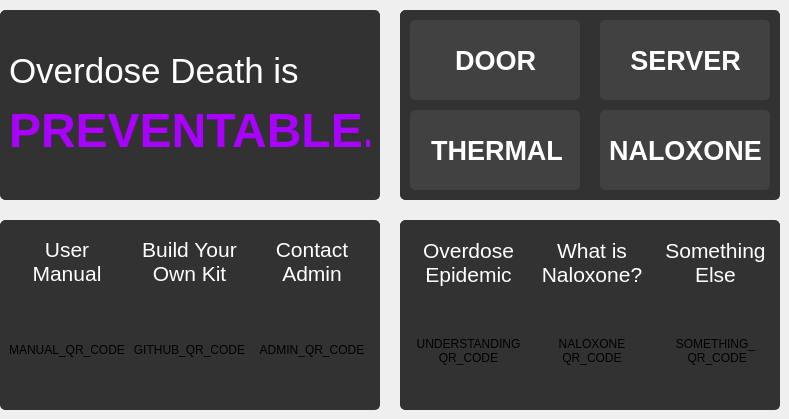
    <widget class="QWidget" name="homePage">
     <widget class="QFrame" name="frame">
      <property name="geometry">
       <rect>
        <x>400</x>
        <y>10</y>
        <width>380</width>
        <height>190</height>
       </rect>
      </property>
      <property name="styleSheet">
       <string notr="true">.QFrame{border-radius: 5px;background-color:rgb(50,50,50);border-color:rgb(50,50,50);border-width: 0.5px;border-style: solid;}</string>
      </property>
      <property name="frameShape">
       <enum>QFrame::StyledPanel</enum>
      </property>
      <property name="frameShadow">
       <enum>QFrame::Raised</enum>
      </property>
      <widget class="QFrame" name="doorStatusBarFrame">
       <property name="geometry">
        <rect>
         <x>10</x>
         <y>10</y>
         <width>170</width>
         <height>80</height>
        </rect>
       </property>
       <property name="minimumSize">
        <size>
         <width>170</width>
         <height>80</height>
        </size>
       </property>
       <property name="maximumSize">
        <size>
         <width>170</width>
         <height>80</height>
        </size>
       </property>
       <property name="styleSheet">
        <string notr="true">color:white;border-radius: 5px;background-color:rgb(65,65,65);border-color:rgb(65,65,65);border-width: 0.5px;border-style: solid;</string>
       </property>
       <property name="frameShape">
        <enum>QFrame::StyledPanel</enum>
       </property>
       <property name="frameShadow">
        <enum>QFrame::Raised</enum>
       </property>
       <widget class="QWidget" name="horizontalLayoutWidget_16">
        <property name="geometry">
         <rect>
          <x>10</x>
          <y>10</y>
          <width>151</width>
          <height>61</height>
         </rect>
        </property>
        <layout class="QHBoxLayout" name="horizontalLayout_26">
         <item>
          <spacer name="horizontalSpacer_21">
           <property name="orientation">
            <enum>Qt::Horizontal</enum>
           </property>
           <property name="sizeHint" stdset="0">
            <size>
             <width>40</width>
             <height>20</height>
            </size>
           </property>
          </spacer>
         </item>
         <item>
          <widget class="QLabel" name="doorStatusBox">
           <property name="enabled">
            <bool>true</bool>
           </property>
           <property name="minimumSize">
            <size>
             <width>0</width>
             <height>30</height>
            </size>
           </property>
           <property name="maximumSize">
            <size>
             <width>16777215</width>
             <height>30</height>
            </size>
           </property>
           <property name="font">
            <font>
             <pointsize>20</pointsize>
             <bold>true</bold>
            </font>
           </property>
           <property name="styleSheet">
            <string notr="true">color:white</string>
           </property>
           <property name="text">
            <string>DOOR</string>
           </property>
           <property name="alignment">
            <set>Qt::AlignCenter</set>
           </property>
          </widget>
         </item>
         <item>
          <spacer name="horizontalSpacer_22">
           <property name="orientation">
            <enum>Qt::Horizontal</enum>
           </property>
           <property name="sizeHint" stdset="0">
            <size>
             <width>40</width>
             <height>20</height>
            </size>
           </property>
          </spacer>
         </item>
        </layout>
       </widget>
      </widget>
      <widget class="QFrame" name="serverStatusBarFrame">
       <property name="geometry">
        <rect>
         <x>200</x>
         <y>10</y>
         <width>170</width>
         <height>80</height>
        </rect>
       </property>
       <property name="minimumSize">
        <size>
         <width>170</width>
         <height>80</height>
        </size>
       </property>
       <property name="maximumSize">
        <size>
         <width>170</width>
         <height>80</height>
        </size>
       </property>
       <property name="styleSheet">
        <string notr="true">color:white;border-radius: 5px;background-color:rgb(65,65,65);border-color:rgb(65,65,65);border-width: 0.5px;border-style: solid;</string>
       </property>
       <property name="frameShape">
        <enum>QFrame::StyledPanel</enum>
       </property>
       <property name="frameShadow">
        <enum>QFrame::Raised</enum>
       </property>
       <widget class="QWidget" name="horizontalLayoutWidget_18">
        <property name="geometry">
         <rect>
          <x>10</x>
          <y>10</y>
          <width>151</width>
          <height>61</height>
         </rect>
        </property>
        <layout class="QHBoxLayout" name="horizontalLayout_28">
         <item>
          <spacer name="horizontalSpacer_25">
           <property name="orientation">
            <enum>Qt::Horizontal</enum>
           </property>
           <property name="sizeHint" stdset="0">
            <size>
             <width>40</width>
             <height>20</height>
            </size>
           </property>
          </spacer>
         </item>
         <item>
          <widget class="QLabel" name="serverStatusBox">
           <property name="enabled">
            <bool>true</bool>
           </property>
           <property name="minimumSize">
            <size>
             <width>0</width>
             <height>30</height>
            </size>
           </property>
           <property name="maximumSize">
            <size>
             <width>16777215</width>
             <height>30</height>
            </size>
           </property>
           <property name="font">
            <font>
             <pointsize>20</pointsize>
             <bold>true</bold>
            </font>
           </property>
           <property name="styleSheet">
            <string notr="true">color:white</string>
           </property>
           <property name="text">
            <string>SERVER</string>
           </property>
           <property name="alignment">
            <set>Qt::AlignCenter</set>
           </property>
          </widget>
         </item>
         <item>
          <spacer name="horizontalSpacer_26">
           <property name="orientation">
            <enum>Qt::Horizontal</enum>
           </property>
           <property name="sizeHint" stdset="0">
            <size>
             <width>40</width>
             <height>20</height>
            </size>
           </property>
          </spacer>
         </item>
        </layout>
       </widget>
      </widget>
      <widget class="QFrame" name="naloxoneStatusBarFrame">
       <property name="geometry">
        <rect>
         <x>200</x>
         <y>100</y>
         <width>170</width>
         <height>80</height>
        </rect>
       </property>
       <property name="minimumSize">
        <size>
         <width>170</width>
         <height>80</height>
        </size>
       </property>
       <property name="maximumSize">
        <size>
         <width>170</width>
         <height>80</height>
        </size>
       </property>
       <property name="styleSheet">
        <string notr="true">color:white;border-radius: 5px;background-color:rgb(65,65,65);border-color:rgb(65,65,65);border-width: 0.5px;border-style: solid;</string>
       </property>
       <property name="frameShape">
        <enum>QFrame::StyledPanel</enum>
       </property>
       <property name="frameShadow">
        <enum>QFrame::Raised</enum>
       </property>
       <widget class="QWidget" name="horizontalLayoutWidget_19">
        <property name="geometry">
         <rect>
          <x>0</x>
          <y>10</y>
          <width>171</width>
          <height>61</height>
         </rect>
        </property>
        <layout class="QHBoxLayout" name="horizontalLayout_29">
         <item>
          <widget class="QLabel" name="naloxoneStatusBox">
           <property name="enabled">
            <bool>true</bool>
           </property>
           <property name="minimumSize">
            <size>
             <width>0</width>
             <height>30</height>
            </size>
           </property>
           <property name="maximumSize">
            <size>
             <width>16777215</width>
             <height>30</height>
            </size>
           </property>
           <property name="font">
            <font>
             <pointsize>20</pointsize>
             <bold>true</bold>
            </font>
           </property>
           <property name="styleSheet">
            <string notr="true">color:white</string>
           </property>
           <property name="text">
            <string>NALOXONE</string>
           </property>
           <property name="alignment">
            <set>Qt::AlignCenter</set>
           </property>
          </widget>
         </item>
        </layout>
       </widget>
      </widget>
      <widget class="QFrame" name="thermalStatusBarFrame">
       <property name="geometry">
        <rect>
         <x>10</x>
         <y>100</y>
         <width>170</width>
         <height>80</height>
        </rect>
       </property>
       <property name="minimumSize">
        <size>
         <width>170</width>
         <height>80</height>
        </size>
       </property>
       <property name="maximumSize">
        <size>
         <width>170</width>
         <height>80</height>
        </size>
       </property>
       <property name="styleSheet">
        <string notr="true">color:white;border-radius: 5px;background-color:rgb(65,65,65);border-color:rgb(65,65,65);border-width: 0.5px;border-style: solid;</string>
       </property>
       <property name="frameShape">
        <enum>QFrame::StyledPanel</enum>
       </property>
       <property name="frameShadow">
        <enum>QFrame::Raised</enum>
       </property>
       <widget class="QWidget" name="horizontalLayoutWidget_17">
        <property name="geometry">
         <rect>
          <x>10</x>
          <y>10</y>
          <width>155</width>
          <height>61</height>
         </rect>
        </property>
        <layout class="QHBoxLayout" name="horizontalLayout_27">
         <item>
          <spacer name="horizontalSpacer_23">
           <property name="orientation">
            <enum>Qt::Horizontal</enum>
           </property>
           <property name="sizeHint" stdset="0">
            <size>
             <width>40</width>
             <height>20</height>
            </size>
           </property>
          </spacer>
         </item>
         <item>
          <widget class="QLabel" name="thermalStatusBox">
           <property name="enabled">
            <bool>true</bool>
           </property>
           <property name="minimumSize">
            <size>
             <width>0</width>
             <height>30</height>
            </size>
           </property>
           <property name="maximumSize">
            <size>
             <width>16777215</width>
             <height>30</height>
            </size>
           </property>
           <property name="font">
            <font>
             <pointsize>20</pointsize>
             <bold>true</bold>
            </font>
           </property>
           <property name="styleSheet">
            <string notr="true">color:white</string>
           </property>
           <property name="text">
            <string>THERMAL</string>
           </property>
           <property name="alignment">
            <set>Qt::AlignCenter</set>
           </property>
          </widget>
         </item>
         <item>
          <spacer name="horizontalSpacer_24">
           <property name="orientation">
            <enum>Qt::Horizontal</enum>
           </property>
           <property name="sizeHint" stdset="0">
            <size>
             <width>40</width>
             <height>20</height>
            </size>
           </property>
          </spacer>
         </item>
        </layout>
       </widget>
      </widget>
     </widget>
     <widget class="QFrame" name="frame_2">
      <property name="geometry">
       <rect>
        <x>0</x>
        <y>10</y>
        <width>380</width>
        <height>190</height>
       </rect>
      </property>
      <property name="styleSheet">
       <string notr="true">.QFrame{border-radius: 5px;background-color:rgb(50,50,50);border-color:rgb(50,50,50);border-width: 0.5px;border-style: solid;}</string>
      </property>
      <property name="frameShape">
       <enum>QFrame::StyledPanel</enum>
      </property>
      <property name="frameShadow">
       <enum>QFrame::Raised</enum>
      </property>
      <widget class="QWidget" name="verticalLayoutWidget_17">
       <property name="geometry">
        <rect>
         <x>9</x>
         <y>9</y>
         <width>361</width>
         <height>171</height>
        </rect>
       </property>
       <layout class="QVBoxLayout" name="verticalLayout_54">
        <item>
         <widget class="QLabel" name="label_33">
          <property name="font">
           <font>
            <pointsize>26</pointsize>
           </font>
          </property>
          <property name="text">
           <string>&lt;html&gt;&lt;head/&gt;&lt;body&gt;&lt;p&gt;&lt;span style=&quot; color:#ffffff;&quot;&gt;Overdose Death is&lt;/span&gt;&lt;/p&gt;&lt;p&gt;&lt;span style=&quot; font-size:36pt; font-weight:700; color:#aa00ff;&quot;&gt;PREVENTABLE.&lt;/span&gt;&lt;/p&gt;&lt;/body&gt;&lt;/html&gt;</string>
          </property>
          <property name="alignment">
           <set>Qt::AlignJustify|Qt::AlignVCenter</set>
          </property>
         </widget>
        </item>
       </layout>
      </widget>
     </widget>
     <widget class="QFrame" name="frame_3">
      <property name="geometry">
       <rect>
        <x>0</x>
        <y>220</y>
        <width>380</width>
        <height>190</height>
       </rect>
      </property>
      <property name="styleSheet">
       <string notr="true">.QFrame{border-radius: 5px;background-color:rgb(50,50,50);border-color:rgb(50,50,50);border-width: 0.5px;border-style: solid;}</string>
      </property>
      <property name="frameShape">
       <enum>QFrame::StyledPanel</enum>
      </property>
      <property name="frameShadow">
       <enum>QFrame::Raised</enum>
      </property>
      <widget class="QWidget" name="horizontalLayoutWidget_3">
       <property name="geometry">
        <rect>
         <x>9</x>
         <y>9</y>
         <width>361</width>
         <height>171</height>
        </rect>
       </property>
       <layout class="QHBoxLayout" name="horizontalLayout_42">
        <item>
         <layout class="QVBoxLayout" name="verticalLayout_55">
          <item>
           <widget class="QLabel" name="label_34">
            <property name="font">
             <font>
              <pointsize>16</pointsize>
             </font>
            </property>
            <property name="styleSheet">
             <string notr="true">color:white</string>
            </property>
            <property name="text">
             <string>User
Manual</string>
            </property>
            <property name="alignment">
             <set>Qt::AlignCenter</set>
            </property>
           </widget>
          </item>
          <item>
           <widget class="QLabel" name="manual_qrcode">
            <property name="minimumSize">
             <size>
              <width>100</width>
              <height>100</height>
             </size>
            </property>
            <property name="text">
             <string>MANUAL_QR_CODE</string>
            </property>
            <property name="alignment">
             <set>Qt::AlignCenter</set>
            </property>
           </widget>
          </item>
         </layout>
        </item>
        <item>
         <layout class="QVBoxLayout" name="verticalLayout_43">
          <item>
           <widget class="QLabel" name="label_3">
            <property name="font">
             <font>
              <pointsize>16</pointsize>
             </font>
            </property>
            <property name="styleSheet">
             <string notr="true">color:white</string>
            </property>
            <property name="text">
             <string>Build Your
Own Kit</string>
            </property>
            <property name="alignment">
             <set>Qt::AlignCenter</set>
            </property>
           </widget>
          </item>
          <item>
           <widget class="QLabel" name="github_qrcode">
            <property name="minimumSize">
             <size>
              <width>100</width>
              <height>100</height>
             </size>
            </property>
            <property name="text">
             <string>GITHUB_QR_CODE</string>
            </property>
            <property name="alignment">
             <set>Qt::AlignCenter</set>
            </property>
           </widget>
          </item>
         </layout>
        </item>
        <item>
         <layout class="QVBoxLayout" name="verticalLayout_48">
          <item>
           <widget class="QLabel" name="label_25">
            <property name="font">
             <font>
              <pointsize>16</pointsize>
             </font>
            </property>
            <property name="styleSheet">
             <string notr="true">color:white</string>
            </property>
            <property name="text">
             <string>Contact
Admin</string>
            </property>
            <property name="alignment">
             <set>Qt::AlignCenter</set>
            </property>
           </widget>
          </item>
          <item>
           <widget class="QLabel" name="admin_qrcode">
            <property name="minimumSize">
             <size>
              <width>100</width>
              <height>100</height>
             </size>
            </property>
            <property name="text">
             <string>ADMIN_QR_CODE</string>
            </property>
            <property name="alignment">
             <set>Qt::AlignCenter</set>
            </property>
           </widget>
          </item>
         </layout>
        </item>
       </layout>
      </widget>
     </widget>
     <widget class="QFrame" name="frame_4">
      <property name="geometry">
       <rect>
        <x>400</x>
        <y>220</y>
        <width>380</width>
        <height>190</height>
       </rect>
      </property>
      <property name="styleSheet">
       <string notr="true">.QFrame{border-radius: 5px;background-color:rgb(50,50,50);border-color:rgb(50,50,50);border-width: 0.5px;border-style: solid;}</string>
      </property>
      <property name="frameShape">
       <enum>QFrame::StyledPanel</enum>
      </property>
      <property name="frameShadow">
       <enum>QFrame::Raised</enum>
      </property>
      <widget class="QWidget" name="horizontalLayoutWidget_6">
       <property name="geometry">
        <rect>
         <x>10</x>
         <y>10</y>
         <width>364</width>
         <height>171</height>
        </rect>
       </property>
       <layout class="QHBoxLayout" name="horizontalLayout_44">
        <item>
         <layout class="QVBoxLayout" name="verticalLayout_51">
          <item>
           <widget class="QLabel" name="label_28">
            <property name="font">
             <font>
              <pointsize>16</pointsize>
             </font>
            </property>
            <property name="styleSheet">
             <string notr="true">color:white</string>
            </property>
            <property name="text">
             <string>Overdose
Epidemic</string>
            </property>
            <property name="alignment">
             <set>Qt::AlignCenter</set>
            </property>
           </widget>
          </item>
          <item>
           <widget class="QLabel" name="understanding_qrcode">
            <property name="minimumSize">
             <size>
              <width>100</width>
              <height>100</height>
             </size>
            </property>
            <property name="text">
             <string>UNDERSTANDING
QR_CODE</string>
            </property>
            <property name="alignment">
             <set>Qt::AlignCenter</set>
            </property>
           </widget>
          </item>
         </layout>
        </item>
        <item>
         <layout class="QVBoxLayout" name="verticalLayout_52">
          <item>
           <widget class="QLabel" name="label_30">
            <property name="font">
             <font>
              <pointsize>16</pointsize>
             </font>
            </property>
            <property name="styleSheet">
             <string notr="true">color:white</string>
            </property>
            <property name="text">
             <string>What is
Naloxone?</string>
            </property>
            <property name="alignment">
             <set>Qt::AlignCenter</set>
            </property>
           </widget>
          </item>
          <item>
           <widget class="QLabel" name="naloxone_qrcode">
            <property name="minimumSize">
             <size>
              <width>100</width>
              <height>100</height>
             </size>
            </property>
            <property name="text">
             <string>NALOXONE
QR_CODE</string>
            </property>
            <property name="alignment">
             <set>Qt::AlignCenter</set>
            </property>
           </widget>
          </item>
         </layout>
        </item>
        <item>
         <layout class="QVBoxLayout" name="verticalLayout_53">
          <item>
           <widget class="QLabel" name="label_31">
            <property name="font">
             <font>
              <pointsize>16</pointsize>
             </font>
            </property>
            <property name="styleSheet">
             <string notr="true">color:white</string>
            </property>
            <property name="text">
             <string>Something
Else</string>
            </property>
            <property name="alignment">
             <set>Qt::AlignCenter</set>
            </property>
           </widget>
          </item>
          <item>
           <widget class="QLabel" name="label_32">
            <property name="minimumSize">
             <size>
              <width>100</width>
              <height>100</height>
             </size>
            </property>
            <property name="text">
             <string>SOMETHING_
 QR_CODE</string>
            </property>
            <property name="alignment">
             <set>Qt::AlignCenter</set>
            </property>
           </widget>
          </item>
         </layout>
        </item>
       </layout>
      </widget>
     </widget>
    </widget>
